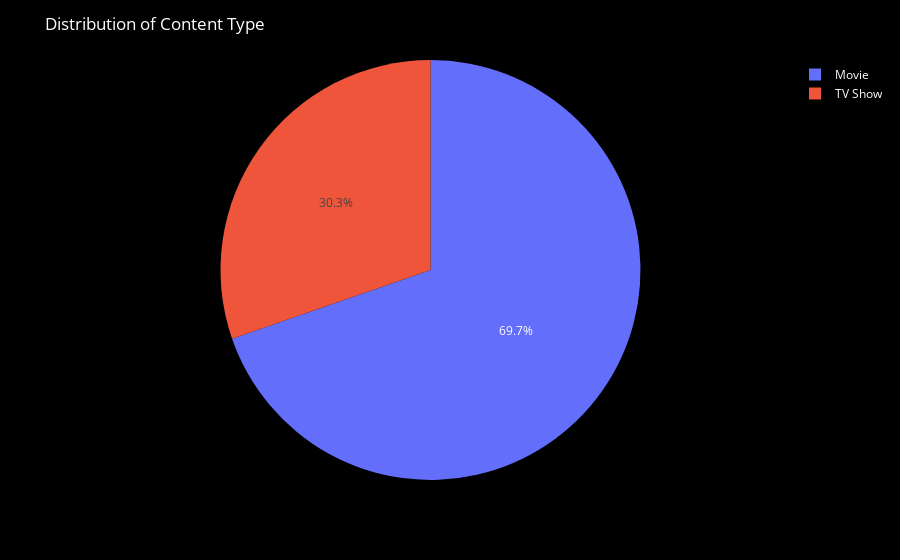

The notebook cell saved with this chart:
### Code cell
import plotly.express as px

fig = px.pie(df, values=df["type"].value_counts().values, names=df["type"].value_counts().index)

fig.update_layout(title="Distribution of Content Type", plot_bgcolor='rgba(0,0,0,0)', paper_bgcolor='black', font=dict(color='white'))

fig.show()

### Figure 1 — Plotly figure (JSON) as saved in the notebook; plotly's stock layout.template omitted (floating-point values rounded to 4 significant figures)
{"data": [{"domain": {"x": [0, 1], "y": [0, 1]}, "hovertemplate": "label=%{label}<br>value=%{value}<extra></extra>", "labels": ["Movie", "TV Show"], "legendgroup": "", "name": "", "showlegend": true, "type": "pie", "values": [6126, 2664]}], "layout": {"font": {"color": "white"}, "legend": {"tracegroupgap": 0}, "margin": {"t": 60}, "paper_bgcolor": "black", "plot_bgcolor": "rgba(0,0,0,0)", "title": {"text": "Distribution of Content Type"}}}
